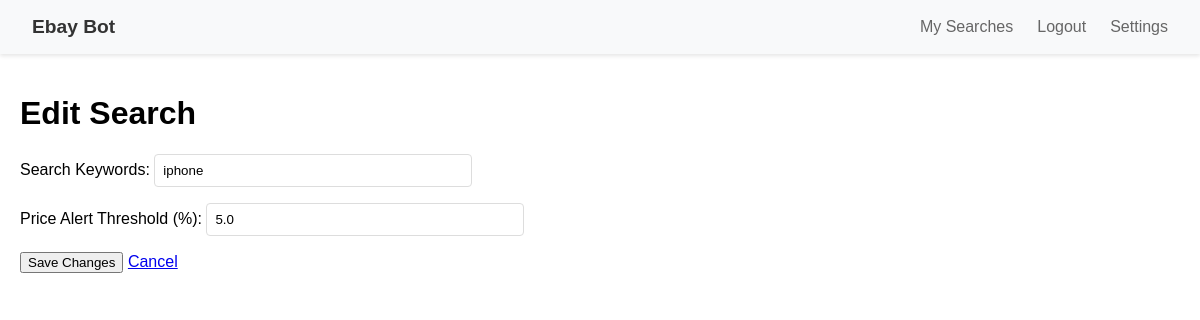
/queries/1 (signed in), run on an earlier commit of the app's database.
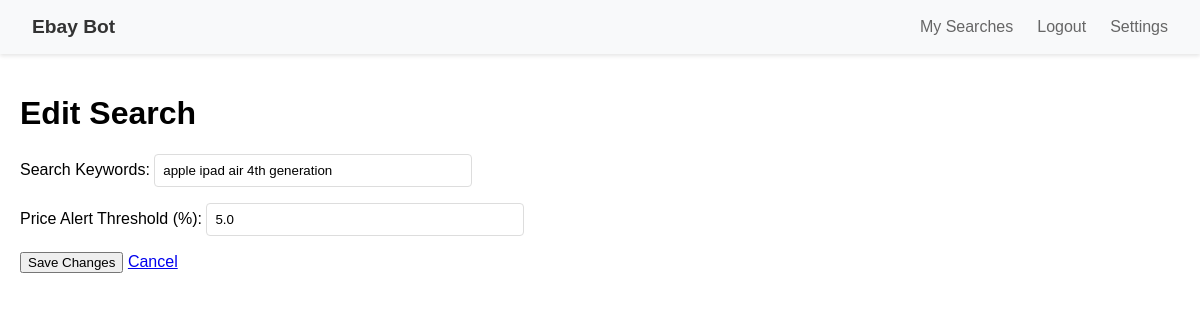
And on a later commit of the database.
### app/models.py (models this page shows)
class Query(db.Model):
    __tablename__ = 'queries'
    id = db.Column(db.Integer, primary_key=True)
    keywords = db.Column(db.String(255), nullable=False)
    check_interval = db.Column(db.Integer, nullable=False)
    user_id = db.Column(db.Integer, db.ForeignKey('users.id'), nullable=False)
    min_price = db.Column(db.Numeric(10,2))
    max_price = db.Column(db.Numeric(10,2))
    required_keywords = db.Column(db.String(255))
    excluded_keywords = db.Column(db.String(255))
    condition = db.Column(db.String(50))
    buying_options = db.Column(db.String(50), default='FIXED_PRICE|AUCTION')
    created_at = db.Column(db.DateTime, default=datetime.utcnow)
    filters = db.Column(db.JSON)  # {min_price, max_price, condition, etc}
    is_active = db.Column(db.Boolean, default=False)
    last_checked = db.Column(db.DateTime)
    limit = db.Column(db.Integer, default=200)
    total_items = db.Column(db.Integer)  # Track total found
    price_alert_threshold = db.Column(db.Float, default=5.0)  # Percentage threshold
    marketplace = db.Column(db.String(10), nullable=False, default='EBAY_GB')
    item_location = db.Column(db.String(10), nullable=False, default='GB')
    search_items = db.relationship(
        'Item',
        back_populates='search_query',
        cascade='all, delete-orphan',
        lazy='dynamic'
    )

### app/routes/queries.py (the view)
@bp.route('/<int:query_id>', methods=['GET', 'POST'])
@login_required #TODO: Edit query button is not calling this function/ generally not working
def edit_query(query_id):
    query = Query.query.get_or_404(query_id)
    form = QueryForm(obj=query)  # Populate form from query object
    if form.validate_on_submit():
        form.populate_obj(query)  # Update query from form data
        db.session.commit()
        return redirect(url_for('queries.manage_queries'))
    return render_template('queries/edit.html', form=form, query=query)

### app/extensions.py (called while the page is built)
def load_user(user_id):
    from app.models import User
    return User.query.get(int(user_id))

### app/templates/queries/edit.html (shortened to what this page needs)
{% extends 'base.html' %}
{% block content %}
<h1>Edit Search</h1>
<form method="POST">
    <div class="form-group">
        <label for="keywords">Search Keywords:</label>
        <input type="text" id="keywords" name="keywords"
               value="{{ query.keywords }}" required>
    </div>
    <div class="form-group">
        <label for="threshold">Price Alert Threshold (%):</label>
        <input type="number" id="threshold" name="threshold"
               step="0.1" min="0" max="100"
               value="{{ query.price_alert_threshold }}" required>
    </div>
    <button type="submit" class="btn-save">Save Changes</button>
    <a href="{{ url_for('queries.manage_queries') }}" class="btn-cancel">Cancel</a>
</form>
{% endblock %}

What changed in the data, as far as the page shows it:
changed Query: keywords "iphone" → "apple ipad air 4th generation"
